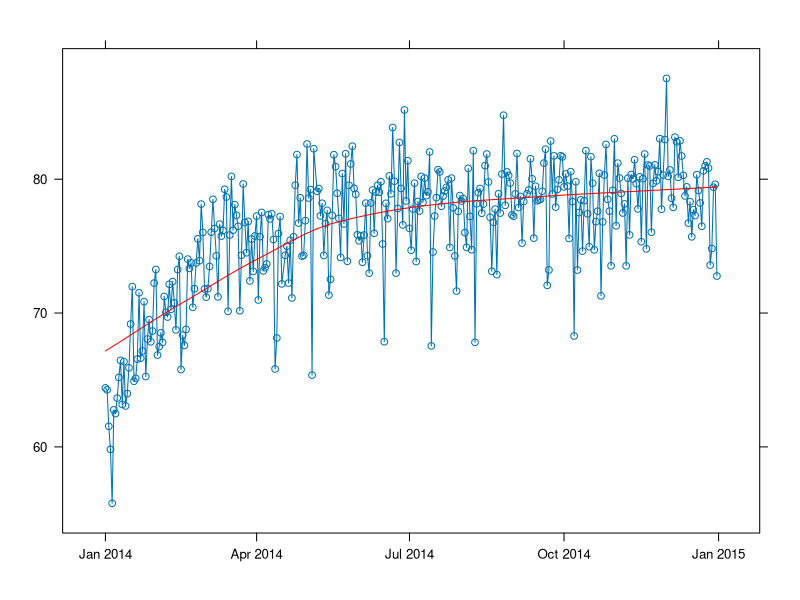
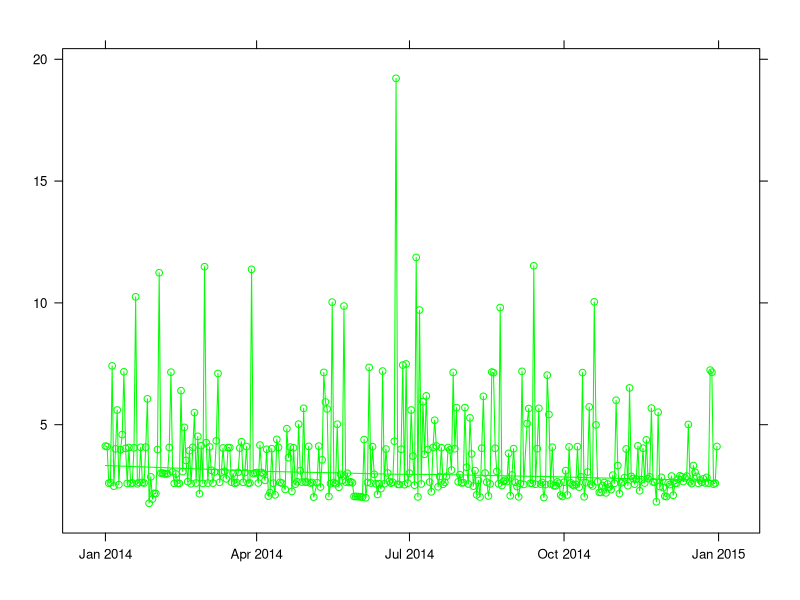
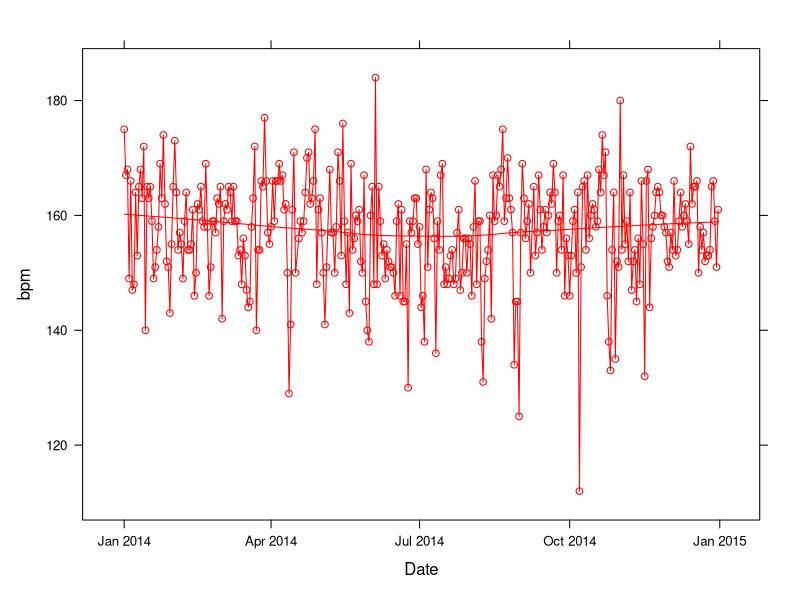

The R source for these figures, in order:
#!/usr/bin/env r -f

#install.packages("lubridate")
#install.packages("lattice")

library(lubridate)
library(lattice)

HFmax = 210

data <- read.table ("mmc.txt", header=T)
data$Date <- as.Date(data$Date)
data$Distance <- as.double(gsub(',', '', data$Distance))
data$Duration <- as.duration(hms(data$Duration))
data$Heartbeat <- as.double(data$Heartbeat)

dates <- data$Date
pace <- as.double(data$Duration/60)/(data$Distance/1000)

pdf("mmc.pdf", width = 11, height = 7)

par(mar=c(5, 4, 4, 4) + 0.1)

# Let me introduce to you the RUNNING FITNESS INDEX:
# somebody running a 5K in ONE HOUR with 100% HR ==> LFI: 0
# somebody running a 5K in TEN MINUTES with 100% HR ==> LFI: 100
rfi <- function(pace, hr, hrmax) {
    120 - 10 * (hr/hrmax)^1.25 * pace
}

rfi_data <- unlist(lapply(1:length(dates), function(i) { rfi(pace[i], data$Heartbeat[i], HFmax) }))

# Plot RFI data
panel.smoother <- function(x, y) {
  panel.xyplot(x, y, type=c("o"))	# show points 
  panel.loess(x, y, col="red")		# show smoothed line 
}
xyplot(rfi_data ~ dates, panel=panel.smoother, grid=TRUE, axes=F, xlab="", ylab="")

xyplot(data$Distance/1000 ~ dates, type=c("smooth", "o"), axes=F, xlab="", ylab="", col="green")
xyplot(data$Heartbeat ~ dates, type=c("smooth", "o"), axes=F, xlab="Date", ylab="bpm", col="red")
